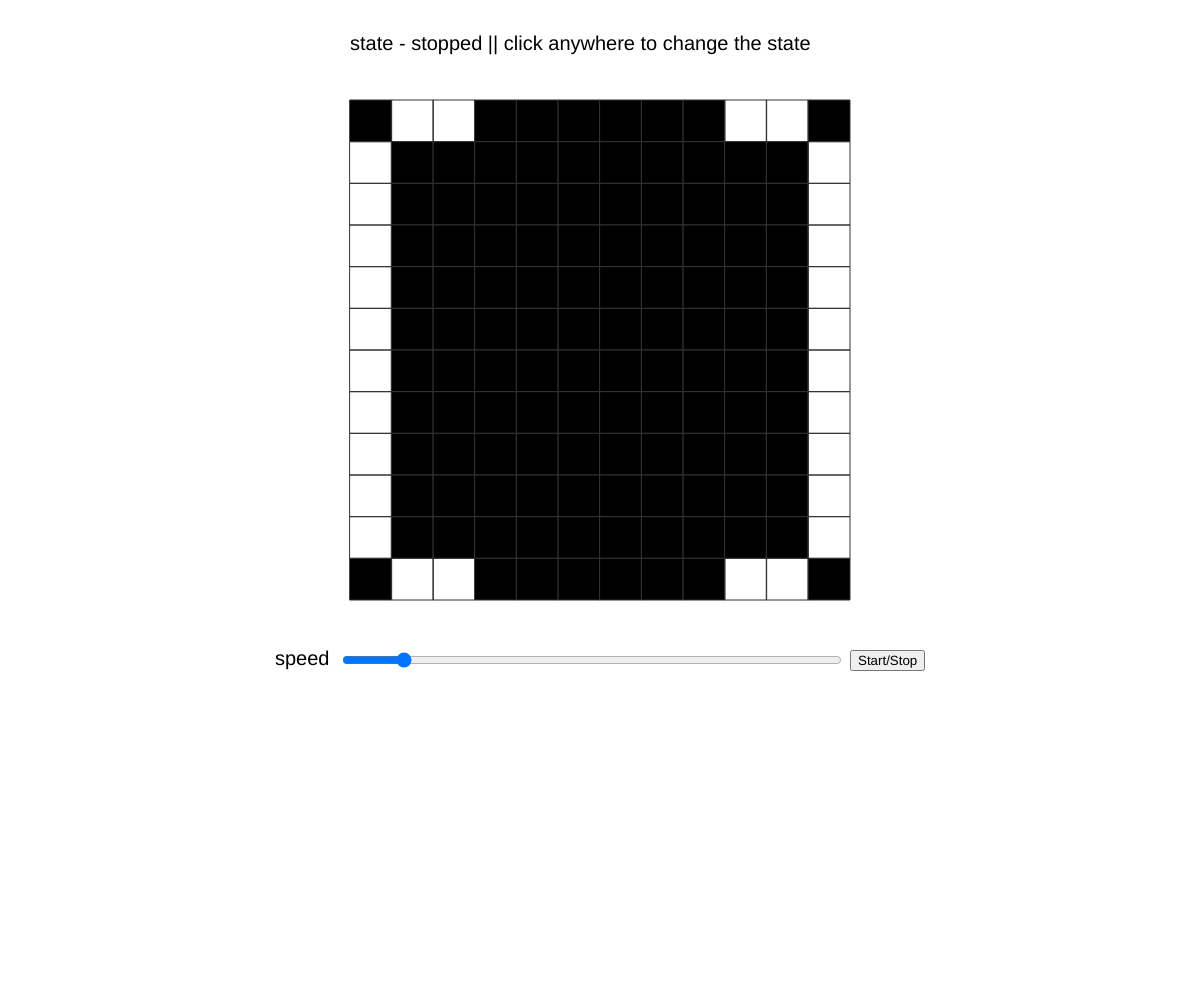
Frame 1 (no input)
Frame 60 (no input): identical to frame 1, image omitted
Frame 120 (the mouse pressed at the canvas centre since frame 60): identical to frame 1, image omitted

The p5.js sketch that drew this single still picture (run headless with seeded random() and noise() and a simulated clock; from frame 60 on, the mouse is pressed at the canvas centre):

// p5.js sketch
// ── sketch.js
let run = false
class grid {
    constructor(x_span, y_span, w = width, h = height, x = 0, y = 0) {
        this.x_span = x_span
        this.y_span = y_span
        this.width = w
        this.height = h
        this.cells = []
        this.next = []
        this.w = this.width / this.x_span
        this.h = this.height / this.y_span
        this.x = x
        this.y = y
        for (let i = 0; i < this.x_span * this.y_span; i++) {
            this.cells.push(new cell(this.x + (i % this.x_span) * this.w, this.y + (Math.floor(i / this.x_span)) * this.h, this.w, this.h))
            this.next.push(false)
        }
        this.running = false
    }
    show() {
        for (let i = 0; i < this.x_span * this.y_span; i++) {
            this.cells[i].show()
        }
    }
    clicked() {
        if (g.running) { return }
        let err = (this.w + this.h) / 4
        let x = mouseX
        let y = mouseY
        for (let i = 0; i < this.x_span * this.y_span; i++) {
            let nx = this.x + (i % this.x_span) * this.w + this.w / 2
            let ny = this.y + (Math.floor(i / this.x_span)) * this.h + this.h / 2
            if ((x - nx) ** 2 + (y - ny) ** 2 <= err ** 2) {
                this.cells[i].alive = !this.cells[i].alive
                return
            }
        }
    }
    is_dead() {
        for (let i = 0; i < this.x_span * this.y_span; i++) {
            if (this.cells[i].alive) {
                return false
            }
        }
        run = false
        return true
    }
    is_alive(i) {
        if (i == -1) { return false }
        try {
            if (this.cells[i].alive) {
                return true
            } else {
                return false
            }
        } catch (err) {
            return false
        }
    }
    txy(x, y) {
        if (x < 0 || y < 0 || y >= this.y_span || x >= this.x_span) { return -1 }
        return y * this.x_span + x
    }
    neibhor_count(i) {
        let count = 0
        let x = (i % this.x_span)
        let y = (Math.floor(i / this.x_span))
        if (this.is_alive(this.txy(x - 1, y - 1))) {
            count++;
            //console.log(0)
        }
        if (this.is_alive(this.txy(x, y - 1))) {
            count++;
            //console.log(1)
        }
        if (this.is_alive(this.txy(x + 1, y - 1))) {
            count++;
            //console.log(2)
        }

        if (this.is_alive(this.txy(x - 1, y))) {
            count++;
            //console.log(3)
        }
        if (this.is_alive(this.txy(x + 1, y))) {
            count++;
            // console.log(4)
        }

        if (this.is_alive(this.txy(x - 1, y + 1))) {
            count++;
            //console.log(5)
        }
        if (this.is_alive(this.txy(x, y + 1))) {
            count++;
            //console.log(6)
        }
        if (this.is_alive(this.txy(x + 1, y + 1))) {
            count++;
            //console.log(7)
        }

        return count

    }
    update() {
        if (this.is_dead()) { return }
        for (let i = 0; i < this.x_span * this.y_span; i++) {
            let state = this.cells[i].alive
            let c = this.neibhor_count(i)
                //console.log(c, i)
            if (state && c < 2) { this.next[i] = false }
            if (state && c > 3) { this.next[i] = false }
            if (state && (c == 3 || c == 2)) { this.next[i] = true }
            if (!state && c == 3) { this.next[i] = true }
        }
        for (let i = 0; i < this.x_span * this.y_span; i++) { this.cells[i].alive = this.next[i] }
        for (let i = 0; i < this.x_span * this.y_span; i++) { this.next[i] = false }
    }
    clear() {
        for (let i = 0; i < this.x_span * this.y_span; i++) { this.cells[i].alive = false }
    }
}
class cell {
    constructor(x, y, w, h) {
        this.x = x
        this.y = y
        this.w = w
        this.h = h
        this.alive = false
    }
    show() {
        stroke(50)
        fill(0, 0, 0)
        if (this.alive) { noFill() }
        rect(this.x, this.y, this.w, this.h)
        noStroke()
    }
}
let slider;
let button;

function setup() {
    cnv = createCanvas(windowWidth, windowHeight);
    cnv.position(0, 0, 'fixed');
    g = new grid(12, 12, 500, 500, width / 2 - 250, 100)
    slider = createSlider(1, 10, 2);
    slider.position(width / 2 - 260, 650);
    slider.style('width', '500px');
    button = createButton('Start/Stop');
    button.position(width / 2 + 250, 650);
    button.mousePressed(startstop);
    textSize(20)
    g.cells[1].alive = true
    g.cells[2].alive = true

    g.cells[11 - 1].alive = true
    g.cells[11 - 2].alive = true

    g.cells[143 - 1].alive = true
    g.cells[143 - 2].alive = true

    g.cells[143 - 11 + 1].alive = true
    g.cells[143 - 11 + 2].alive = true

    g.cells[11 + 12].alive = true
    g.cells[11 + 12 * 2].alive = true
    g.cells[11 + 12 * 3].alive = true
    g.cells[11 + 12 * 4].alive = true
    g.cells[11 + 12 * 5].alive = true
    g.cells[11 + 12 * 6].alive = true
    g.cells[11 + 12 * 7].alive = true
    g.cells[11 + 12 * 8].alive = true
    g.cells[11 + 12 * 9].alive = true
    g.cells[11 + 12 * 10].alive = true

    g.cells[12].alive = true
    g.cells[12 * 2].alive = true
    g.cells[12 * 3].alive = true
    g.cells[12 * 4].alive = true
    g.cells[12 * 5].alive = true
    g.cells[12 * 6].alive = true
    g.cells[12 * 7].alive = true
    g.cells[12 * 8].alive = true
    g.cells[12 * 9].alive = true
    g.cells[12 * 10].alive = true

}


function startstop() {
    run = !run
}

function draw() {
    frameRate(slider.value())
    if (!run) { frameRate(120) }
    background(255, 255, 255);
    fill(0, 0, 0)
    text("speed", width / 2 - 325, 665)
    string = (run == true) ? "state - running " : "state - stopped || click anywhere to change the state"
    text(string.toString(), width / 2 - 250, 50)
    g.show()
    g.running = false
    if (run) {
        g.running = true
        g.update()
    }
}

function windowResized() {
    resizeCanvas(windowWidth, windowHeight);
}

function mouseClicked() {
    g.clicked()
}

function mouseDragged() {
    g.clicked()
}
